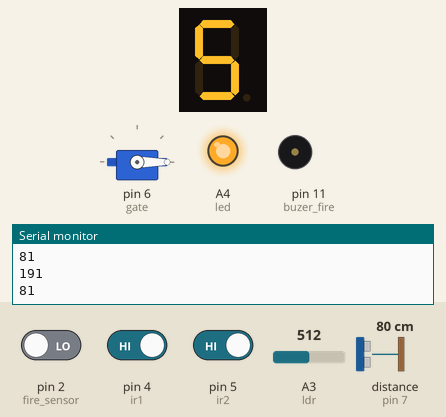
Simulated run of this sketch. Board: Arduino Uno, built with avr-gcc and run on an emulated ATmega328P. Parts: 1-digit seven-segment display, servo, output pins drawn as LEDs (lit = HIGH), buzzer (waves = sounding), the last lines printed to the serial monitor. Wiring (inferred from the names in the program): ultrasonic range finder: trigger pin 8; echo pin 7; 1-digit 7-segment display, segments lit when HIGH: segments pin 9, pin 10, A2, A1, A0, pin 12, pin 13. Inputs (shaded band) come from the test bench; at power-on: distance to the obstacle (sensor on pin 7) 80 cm, pin 4 (ir1) HIGH, A3 (ldr) = 512, pin 5 (ir2) HIGH, pin 2 (fire_sensor) LOW. The echo pulse lasts 58.3 µs per cm; the segment pins are drawn as the display they are named for; pins used as bus, display or sensor lines are not drawn.

Above: at 1.2 s.
1.3 s: distance to the obstacle (sensor on pin 7) set to 5 cm
2.8 s: distance to the obstacle (sensor on pin 7) set to 2 cm
At 3.2 s:
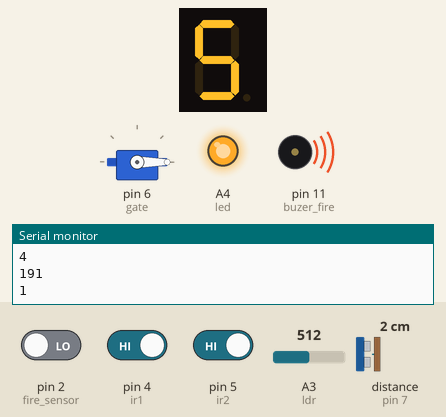
5.8 s: pin 4 (ir1) driven LOW
At 8.0 s:
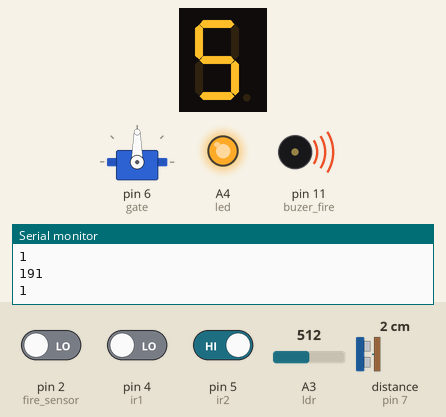
8.1 s: A3 (ldr) set to 359
10.1 s: A3 (ldr) set to 333
At 13.0 s:
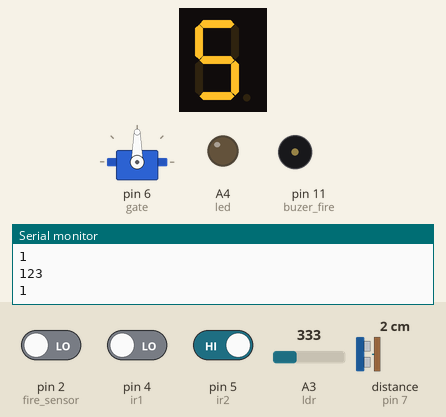
13.1 s: pin 5 (ir2) driven LOW
At 16.0 s:
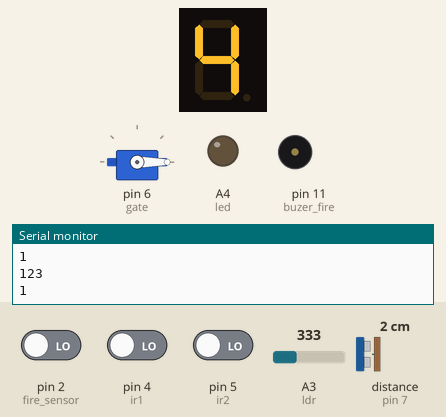
Timing chart, 0 to 16.2 s (numbered marks = the images above; inputs shaded):
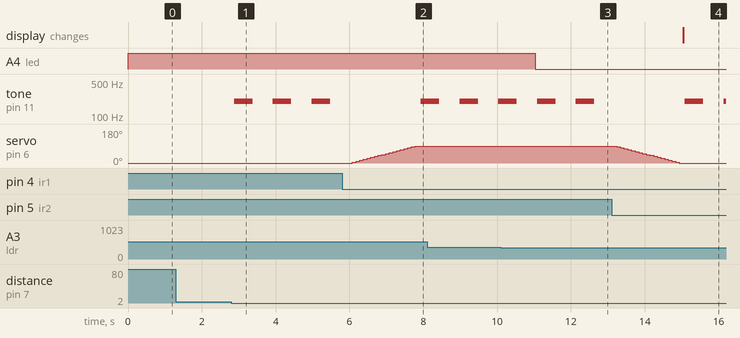

Measured:
- the behaviour switches between 4 and 3 cm on distance to the obstacle (sensor on pin 7) (found by bisection; images 0 and 1)
- the behaviour switches between 344 and 343 on A3 (ldr) (found by bisection; images 2 and 3)
- after the input at 2.8 s, tone on pin 11 (buzer_fire): alternates 200 Hz for 0.50 s and silent for 0.55 s, starting after 0.08 s
- after the input at 5.8 s, servo on pin 6 (gate): moves from 0° to 90° over 1.7 s, starting after 0.28 s
- after the input at 10.1 s, A4 (led): HIGH → LOW after 0.93 s
- after the input at 13.1 s, servo on pin 6 (gate): moves from 90° to 0° over 1.7 s, starting after 0.14 s; the display: changes after 1.9 s (image 4)

The sketch:

sketch_apr17a.ino
```cpp
#include<Servo.h>     // open gating
Servo the_servo;
#define ir1 4
#define ir2 5
#define gate 6

#define g 13   //7 segment
#define f 12
#define a 9
#define b 10
#define e A0
#define d A1
#define c A2
int i=0;
bool curr1 = 1;
bool curr2 = 1;
bool pre1;
bool pre2;
int count = 5;
int degree=0;               //end gating

#define fire_sensor 2       //open fire alarm
#define buzer_fire 11       //end fire alarm

#define buzpin 3        //open ultraconic
#define trigpin 8
#define echopin 7
int sonartime;
int dist;                      //close ultraconic

#define ldr A3         //led
#define led A4          //led

void setup()                                         //open void set up
 {
 the_servo.attach(gate);        // set gating system
pinMode (ir1,INPUT);
pinMode (ir2,INPUT);
pinMode (a,OUTPUT);
pinMode (g,OUTPUT);
pinMode (f,OUTPUT);
pinMode (b,OUTPUT);
pinMode (e,OUTPUT);
pinMode (d,OUTPUT);
pinMode (c,OUTPUT);
the_servo.write(0);           //end set gating system

pinMode(buzer_fire, OUTPUT);   //set fire alarm
pinMode(fire_sensor, INPUT);    //end set fire alarm

 pinMode(buzpin,OUTPUT);        // set ultraconi
  pinMode(echopin,INPUT);
  pinMode(trigpin,OUTPUT);
  Serial.begin(9600);         // end set ultraconic

  pinMode(led, OUTPUT);      // set light
  pinMode(ldr, INPUT);       // end set light


 }                                                //close void set up
 void loop()                                       //open void loop
 {
 if(degree==0)                        //open gating system
   {
     pre1 = curr1;
     curr1=digitalRead(ir1);
     pre2 = curr2;
     curr2=digitalRead(ir2);

     if((curr1==0)&&(pre1==1))
       {
        if (count>0)
         {
          for(int i=0;i<91;i=i+5)
      {the_servo.write(i);
             delay(100);}
          degree=90;
         }
       }
    else if ((curr2==0)&&(pre2==1))
          {
           for(int i=0;i<91;i=i+5)
         {the_servo.write(i);
               delay(100);}
              degree=90;
          }
   }
  if(degree==90)
   {
     pre1 = curr1;
     curr1=digitalRead(ir1);
     pre2 = curr2;
     curr2=digitalRead(ir2);

   if((curr2==0)&&(pre2==1))
     {
        for(int i=90;i>=0;i=i-5)
      {the_servo.write(i);
      delay(100);}
     degree=0;
      count--;
   }
   else if ((curr1==0)&&(pre1==1))
   {
     for(int i=90;i>=0;i=i-5)
       {the_servo.write(i);
        delay(100);}
       degree=0;
       count++;
  }
 }


 if(count==5)               //7 segment open
 {
 digitalWrite(a,HIGH);
digitalWrite(f,HIGH);
digitalWrite(g,HIGH);
analogWrite(c,255);
analogWrite(d,255);
digitalWrite(b,LOW);
analogWrite(e,0);
 }
else if(count==4)
{
 digitalWrite(a,LOW);
digitalWrite(b,HIGH);
analogWrite(d,0);
 analogWrite(e,0);
 digitalWrite(g,HIGH);
 digitalWrite(f,HIGH);
 analogWrite(c,255);
}
else if (count==3)
{
 digitalWrite(a,HIGH);
analogWrite(d,255);
digitalWrite(f,LOW);
 analogWrite(e,0);
 digitalWrite(g,HIGH);
 analogWrite(c,255);
 digitalWrite(b,HIGH);
}
 else if(count==2)
 {
analogWrite(e,255);
analogWrite(c,0);
 digitalWrite(a,HIGH);
 digitalWrite(b,HIGH);
 digitalWrite(g,HIGH);
 analogWrite(d,255);
 digitalWrite(f,LOW);
 }
 else if(count==1)
 {
 analogWrite(e,255);
digitalWrite(g,LOW);
analogWrite(d,0);
digitalWrite(a,LOW);
analogWrite(c,0);
digitalWrite(f,HIGH);
digitalWrite(b,LOW);
 }
  else if(count==0)
 {
digitalWrite(a,HIGH);
digitalWrite(f,HIGH);
digitalWrite(b,HIGH);
digitalWrite(g,LOW);
analogWrite(d,255);
analogWrite(c,255);
analogWrite(e,255);
 }                    //7 segment close                            // end of gating system


int reading_fire = digitalRead(fire_sensor);                         // starting fire alarm
  if (reading_fire)
  {
  tone(buzer_fire,800);
   //for(;i<=90;i=i+5)
  // {
   //   the_servo.write(i);
   //   delay(100);
   // }

  }
  else
{
 noTone(buzer_fire);
  // for(;i>=0;i=i-5)
   //{
   //   the_servo.write(i);
     // delay(100);
//   }
}                                                            //end of fire alarm


int reading_ldr= analogRead(ldr);                              // starting of light
int reading_led= map(reading_ldr,6,679,0,255);
analogWrite(led, reading_led);
Serial.println(reading_led);                                  // end of light


  digitalWrite(trigpin,LOW);                                     // starting of ultrasonic
  digitalWrite(trigpin,HIGH);
  delayMicroseconds(10);
   digitalWrite(trigpin,LOW);

  sonartime=(pulseIn(echopin,HIGH))/2;
  dist=0.035*sonartime;
   Serial.println(dist);

  delay(50);
   if(dist<=2)
   {
    tone(buzpin,200);
    delay(500);
     noTone(buzpin);
     delay(500);
    }
    else
    {
      noTone(buzpin);
}                                                            // end of ultrasonic
}                                                    // end void loop
```
